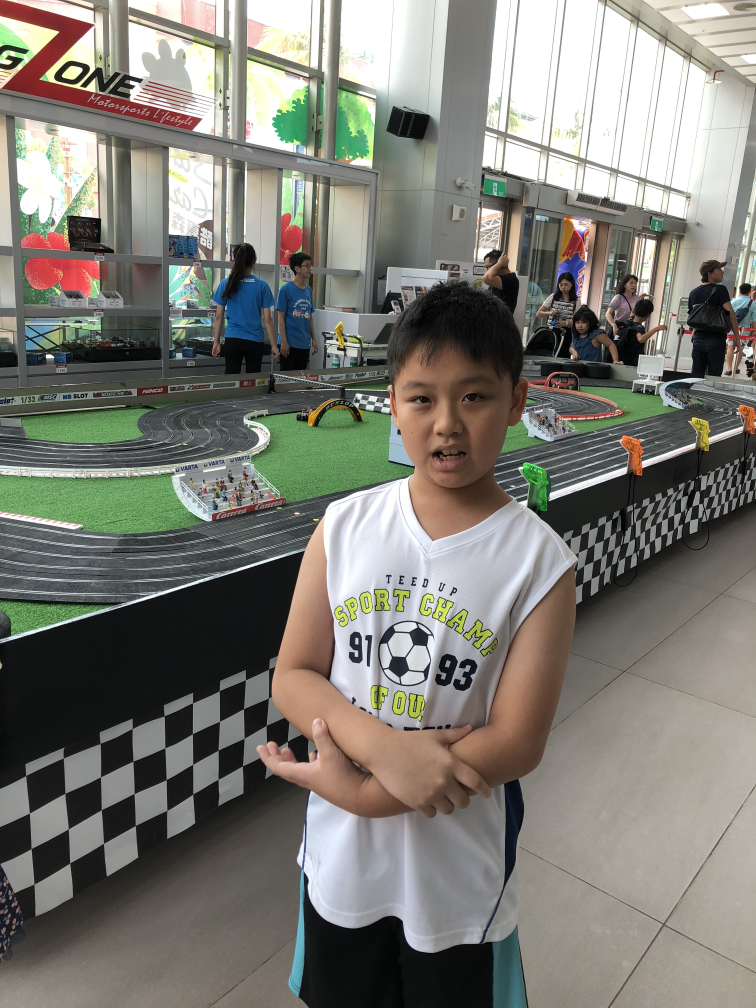
#> input picture IMG_4775.JPG, 3024 x 4032 px, found by its file name (shown at 1/4 size)
$ jupyter execute --allow-errors exercise20190117.ipynb   (older library calls are emulated)
#> lines starting #> are read from the running program, lines starting #| are printed output that depends on the picture
[cell 1]
import cv2
import numpy as np
from matplotlib import pyplot as plt

img = cv2.imread('IMG_4775.jpg')
#> img is the input picture: shape (4032, 3024, 3); mean B, G, R 117.7, 125.6, 126.8
img = img[:,:,::-1]

blur = cv2.blur(img,(5,5))

plt.subplot(121),plt.imshow(img),plt.title('Original')
plt.xticks([]), plt.yticks([])
plt.subplot(122),plt.imshow(blur),plt.title('Blurred')
plt.xticks([]), plt.yticks([])
plt.show()

[cell 2]
img = cv2.imread('IMG_4775.jpg')
img = img[:,:,::-1]

blur = cv2.GaussianBlur(img,(5,5),0)

plt.subplot(121),plt.imshow(img),plt.title('Original')
plt.xticks([]), plt.yticks([])
plt.subplot(122),plt.imshow(blur),plt.title('Blurred')
plt.xticks([]), plt.yticks([])
plt.show()

[cell 3]
img = cv2.imread('IMG_4775.jpg')
img = img[:,:,::-1]

median = cv2.medianBlur(img,5)

plt.subplot(121),plt.imshow(img),plt.title('Original')
plt.xticks([]), plt.yticks([])
plt.subplot(122),plt.imshow(median),plt.title('median')
plt.xticks([]), plt.yticks([])
plt.show()

[cell 4]
img = cv2.imread('moria.jpg')
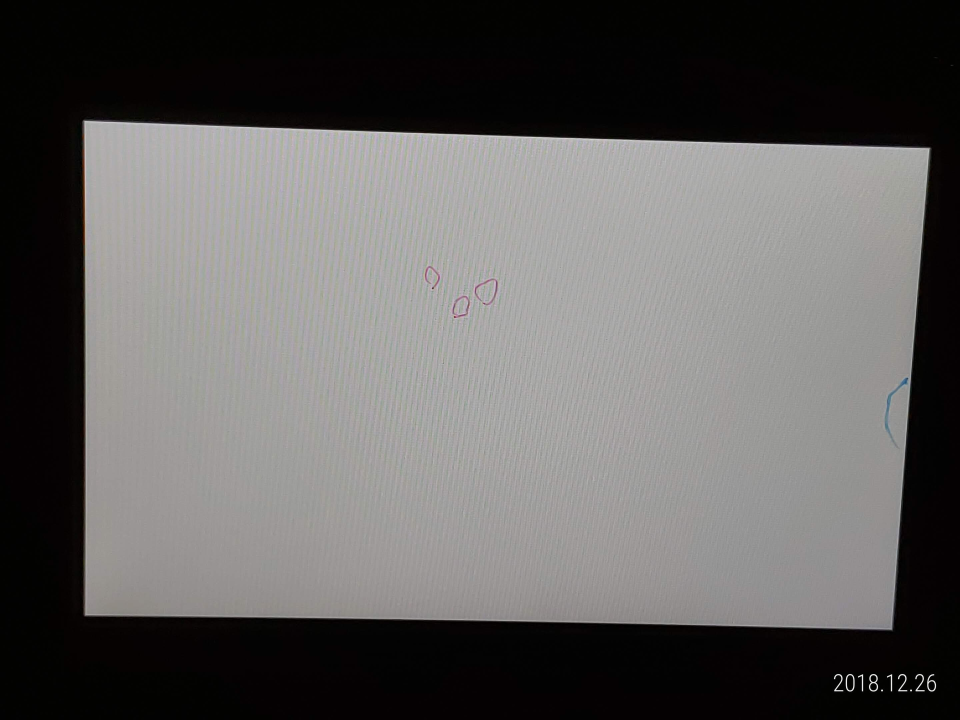
#> input picture moria.jpg, 2880 x 2160 px (shown at 1/3 size)
#> img is the input picture: shape (2160, 2880, 3); mean B, G, R 93.6, 94.6, 96.2
img = img[:,:,::-1]

median = cv2.medianBlur(img,9)
#> median: shape (2160, 2880, 3)

plt.subplot(121),plt.imshow(img),plt.title('Original')
plt.xticks([]), plt.yticks([])
plt.subplot(122),plt.imshow(median),plt.title('median')
plt.xticks([]), plt.yticks([])
plt.show()
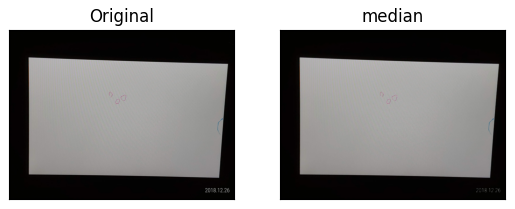
#> figure drawn by matplotlib, 2 panels

[cell 5]
img = cv2.imread('moria.jpg')
img = img[:,:,::-1]

blur =  cv2.blur(img,(5,5))
#> blur: shape (2160, 2880, 3)

plt.subplot(121),plt.imshow(img),plt.title('Original')
plt.xticks([]), plt.yticks([])
plt.subplot(122),plt.imshow(blur),plt.title('blur')
plt.xticks([]), plt.yticks([])
plt.show()

[cell 6]
img = cv2.imread('moria2.jpg')
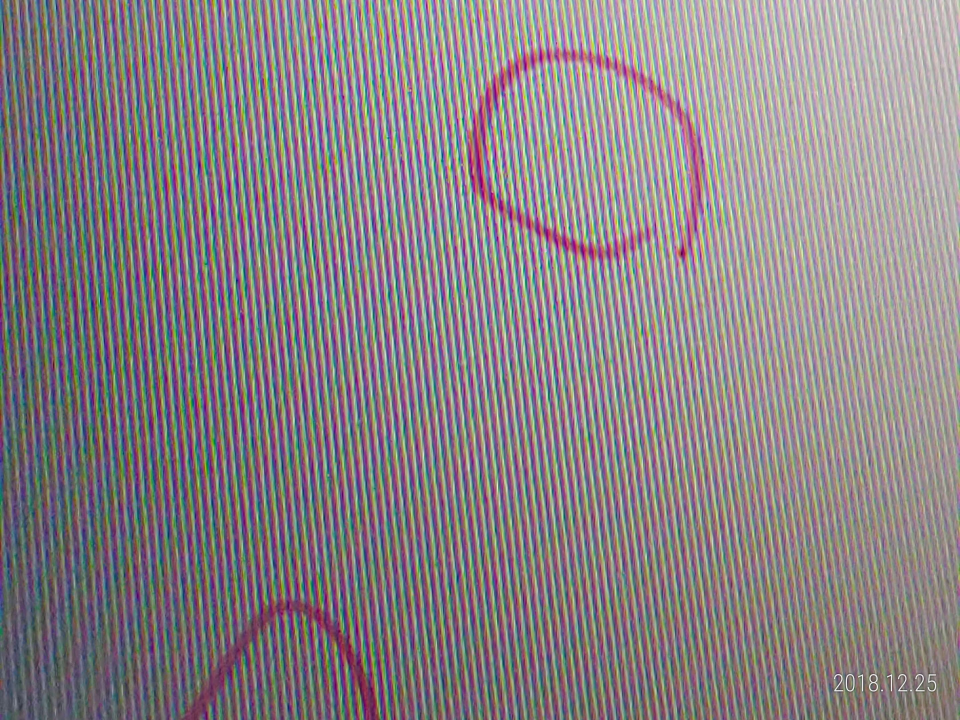
#> input picture moria2.jpg, 2880 x 2160 px (shown at 1/3 size)
#> img is the input picture: shape (2160, 2880, 3); mean B, G, R 133.3, 130, 137.6
img = img[:,:,::-1]

median = cv2.medianBlur(img,9)

plt.subplot(121),plt.imshow(img),plt.title('Original')
plt.xticks([]), plt.yticks([])
plt.subplot(122),plt.imshow(median),plt.title('median')
plt.xticks([]), plt.yticks([])
plt.show()

[cell 7]
import cv2
import numpy as np
from matplotlib import pyplot as plt

img = cv2.imread('IMAG2072.jpg',0)
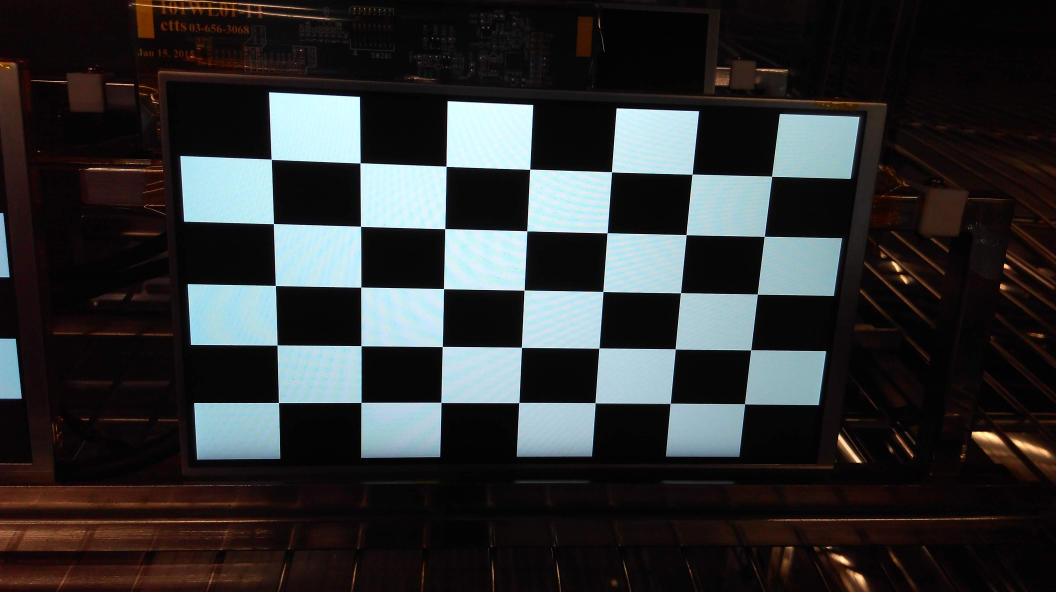
#> input picture IMAG2072.jpg, 4224 x 2368 px (shown at 1/4 size)
#> img: shape (2368, 4224); min 0, max 255, mean 49.5
edges1 = cv2.Canny(img,100,120)
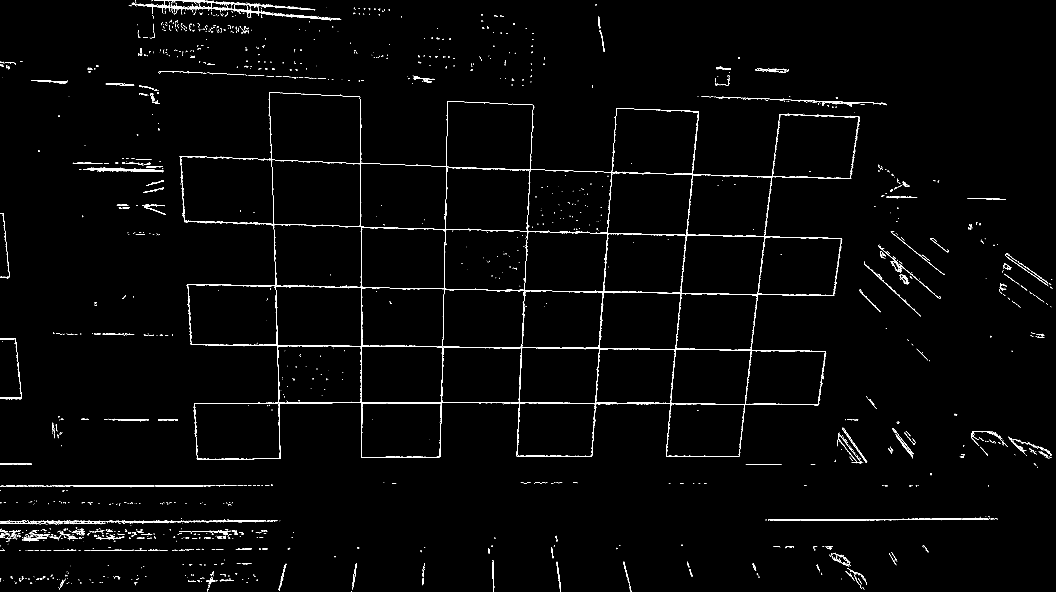
#> edges1: shape (2368, 4224) (shown at 1/4 size); 0.91% white in thin lines or dots
edges2 = cv2.Canny(img,100,200)
#> edges2: shape (2368, 4224); 0.72% white in thin lines or dots
edges3 = cv2.Canny(img,100,600)
#> edges3: shape (2368, 4224); 0.41% white in thin lines or dots

plt.subplot(141),plt.imshow(img,cmap = 'gray')
plt.title('Original Image'), plt.xticks([]), plt.yticks([])
plt.subplot(142),plt.imshow(edges1,cmap = 'gray')
plt.title('Edge1 Image'), plt.xticks([]), plt.yticks([])
plt.subplot(241),plt.imshow(edges2,cmap = 'gray')
plt.title('Edge2 Image'), plt.xticks([]), plt.yticks([])
plt.subplot(242),plt.imshow(edges3,cmap = 'gray')
plt.title('Edge3 Image'), plt.xticks([]), plt.yticks([])

plt.show()

[cell 8]
import cv2
import numpy as np
from matplotlib import pyplot as plt

img = cv2.imread('IMAG2072.jpg',0)

laplacian = cv2.Laplacian(img,cv2.CV_64F)
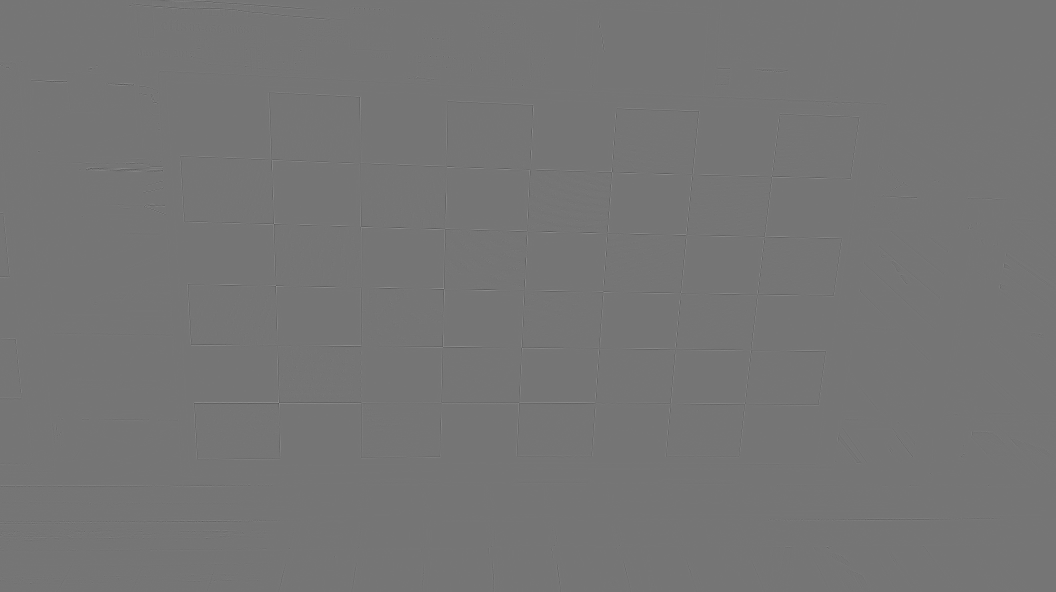
#> laplacian: shape (2368, 4224) float64 (shown at 1/4 size); min -278, max 324, mean 0; drawn with min black and max white
sobelx = cv2.Sobel(img,cv2.CV_64F,1,0,ksize=5)
sobely = cv2.Sobel(img,cv2.CV_64F,0,1,ksize=5)

plt.subplot(2,2,1),plt.imshow(img,cmap = 'gray')
plt.title('Original'), plt.xticks([]), plt.yticks([])
plt.subplot(2,2,2),plt.imshow(laplacian,cmap = 'gray')
plt.title('Laplacian'), plt.xticks([]), plt.yticks([])
plt.subplot(2,2,3),plt.imshow(sobelx,cmap = 'gray')
plt.title('Sobel X'), plt.xticks([]), plt.yticks([])
plt.subplot(2,2,4),plt.imshow(sobely,cmap = 'gray')
plt.title('Sobel Y'), plt.xticks([]), plt.yticks([])

plt.show()

[cell 9]
import cv2
import numpy as np

filename = 'IMAG2072.jpg'
img = cv2.imread(filename)
#> img is the input picture: shape (2368, 4224, 3); mean B, G, R 50.4, 49.7, 48.7
gray = cv2.cvtColor(img,cv2.COLOR_BGR2GRAY)

gray = np.float32(gray)
dst = cv2.cornerHarris(gray,2,3,0.04)
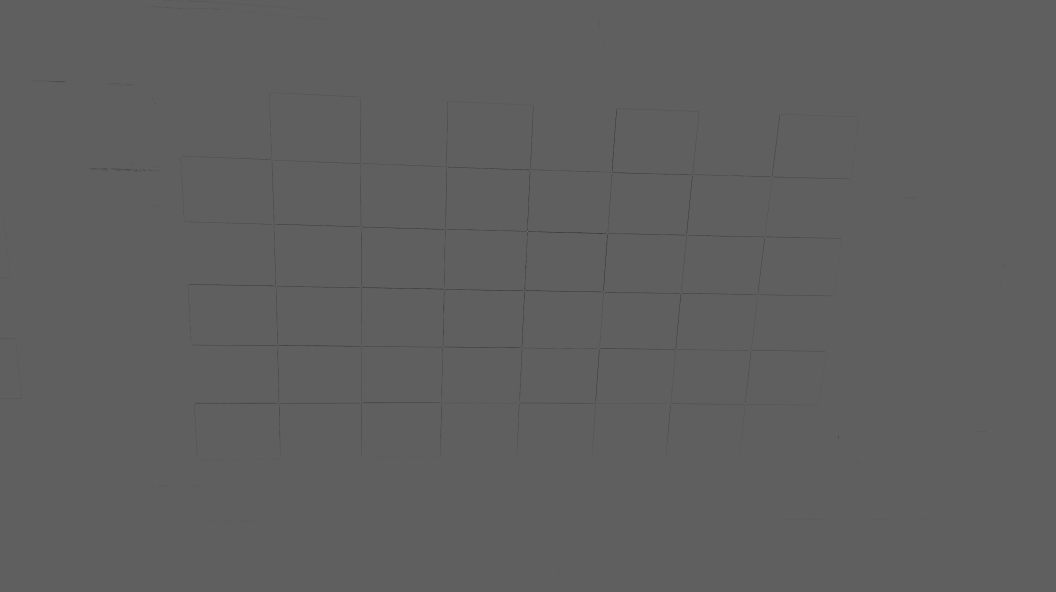
#> dst: shape (2368, 4224) float32 (shown at 1/4 size); min -138008528, max 230288304, mean -203093.4; drawn with min black and max white

#result is dilated for marking the corners, not important
dst = cv2.dilate(dst,None)

# Threshold for an optimal value, it may vary depending on the image.
img[dst>0.01*dst.max()]=[0,0,255]

cv2.namedWindow('dst', cv2.WINDOW_NORMAL)
cv2.imshow('dst',img)
if cv2.waitKey(0):
#> (key Esc is pressed here)
    cv2.destroyAllWindows()

#> (a cell that did not finish here is left out)

[cell 11]
img

#> (a cell that did not finish here is left out)

[cell 13]
img

[cell 14]
img.shape
#> Out = (2368, 4224, 3)

[cell 15]
img=cv2.imread('DSC08475.jpg')

[cell 16]
img

#> (a cell that did not finish here is left out)

[cell 18]
cv2.imwrite('mypic.png', img)
#> Out = True

[cell 19]
image=cv2.imread('DSC08475.jpg')

[cell 20]
cv2.imwrite('mypic.bmp', image)
#> Out = True

[cell 21]
grayimage=cv2.imread('DSC08475.jpg', cv2.IMREAD_GRAYSCALE)
cv2.imwrite('mypic.jpg', grayimage)
#> Out = True
